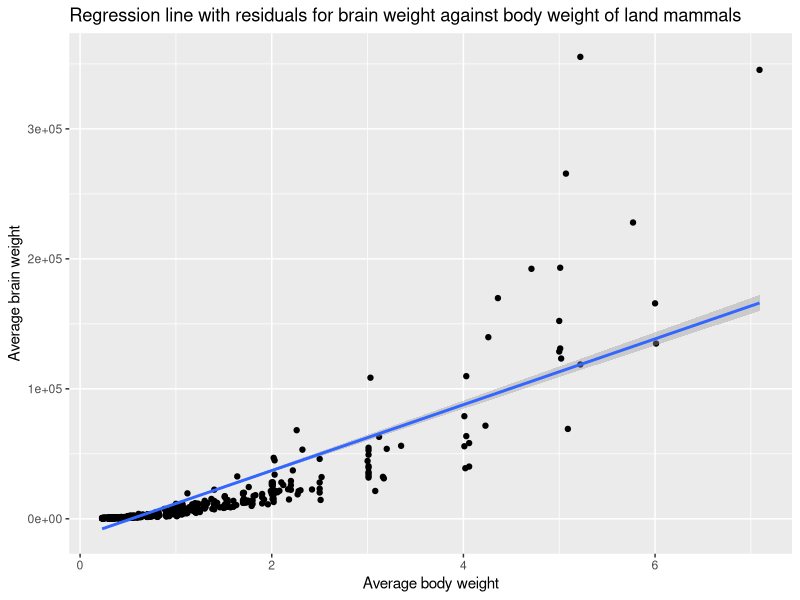
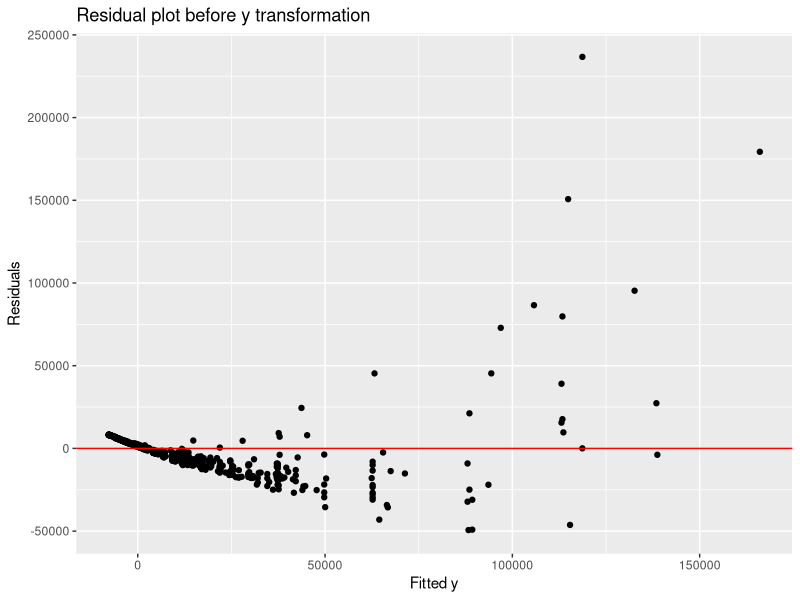

Here is the R script that generated these plots, in order: (Note: this script raises an error after producing the figures.)
## ---- chunk 1
library(tidyverse)
## ---- chunk 2
df <- read_csv("diamonds4.csv")
head(df)
## ---- chunk 3

ggplot(df, aes(x=carat, y=price))+
  geom_point()+
  geom_smooth(method = "lm", se = TRUE)+
  labs(x="Average body weight", y="Average brain weight",
       title="Regression line with residuals for brain weight against body weight of land mammals")
## ---- chunk 4
result = lm(price ~ carat, data=df)
summary(result)
## ---- chunk 5
y_hat <- result$fitted.values
res <- result$residuals
df <- data.frame(df, y_hat, res)

ggplot(df, aes(x=y_hat, y=res))+
  geom_point()+
  geom_hline(yintercept = 0, color='red')+
  labs(x="Fitted y", y="Residuals", title= "Residual plot before y transformation")
## ---- chunk 6
library(MASS)
boxcox(result)
## ---- chunk 7
acf(res, main="ACF Plot of Residuals with origiinal x")

## ---- chunk 8
y_star<-log(df$price)
df<-data.frame(df,y_star)

result.y_star<-lm(y_star ~ carat, data=df)

y_hat2<-result.y_star$fitted.values
res2<-result.y_star$residuals
df<-data.frame(df,y_hat2,res2)

##residual plot with xstar
ggplot(df, aes(x=y_hat2,y=res2))+
  geom_point()+
  geom_hline(yintercept=0, color="red")+
  labs(x="Fitted y", y="Residuals", title="Residual Plot with xstar")

## ---- chunk 9
y_hat <- result$fitted.values
res <- result$residuals
df <- data.frame(df, y_hat, res)

ggplot(df, aes(x=y_hat, y=res))+
  geom_point()+
  geom_hline(yintercept = 0, color='red')+
  labs(x="Fitted y", y="Residuals", title= "Residual plot before y transformation")
